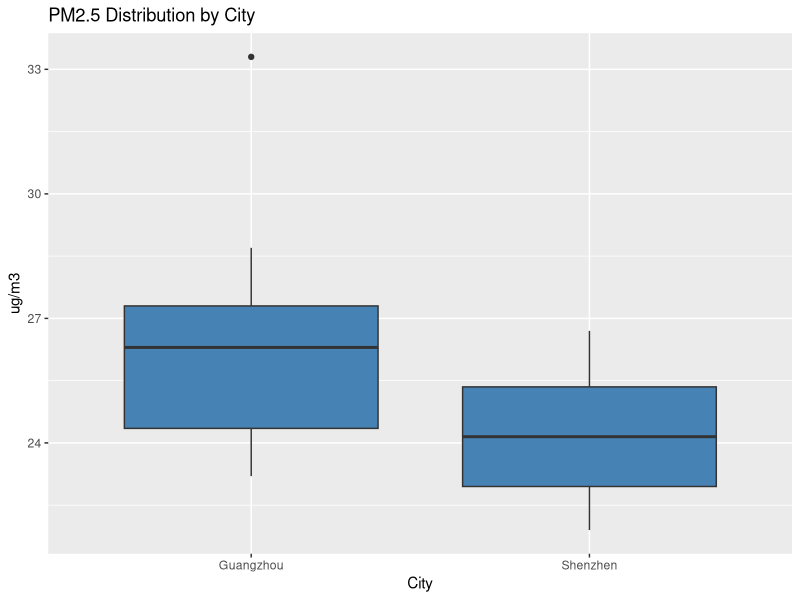
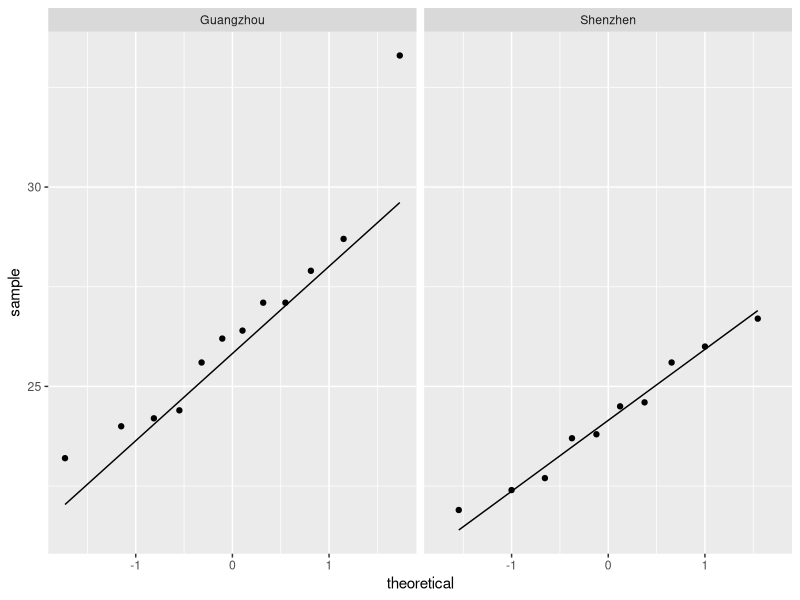

These figures' R source, in order:
## ---- chunk 1
library(ggpubr)
library(nortest)
library(ggplot2)
## ---- chunk 2
# Shenzhen 
SZ_PM2.5  <- c(25.6, 23.7, 21.9, 26.0, 24.5, 22.4, 26.7, 24.6, 22.7, 23.8)
SZ_n      <- length(SZ_PM2.5)
SZ_sigma  <- 2.0

# Guangzhou
GZ_PM2.5  <- c(27.1, 24.2, 27.9, 33.3, 26.4, 28.7, 25.6, 23.2, 24.0, 27.1, 26.2, 24.4)
GZ_n      <- length(GZ_PM2.5)
GZ_sigma  <- 3.0

# Make data frame
PM2.5_data <- data.frame(PM2.5 = c(SZ_PM2.5, GZ_PM2.5),
                         City = c(rep("Shenzhen",SZ_n),rep("Guangzhou",GZ_n)))

# Compare boxplots
PM2.5_data %>% 
  ggplot(aes(x=as.character(City), y=PM2.5)) +
  geom_boxplot(fill="steelblue") +
  labs(title="PM2.5 Distribution by City", x="City", y="ug/m3")

# Check normality qqplot
PM2.5_data %>% 
 ggplot(aes(sample = PM2.5)) + 
  geom_qq_line() + geom_qq() +
  facet_wrap(~ City)

# Check normality Shapiro-Wilk test
shapiro.test(SZ_PM2.5)
shapiro.test(GZ_PM2.5)

# Sample difference
mean(SZ_PM2.5) - mean(GZ_PM2.5)

# Get Z-ratio
Z        <- (mean(SZ_PM2.5) - mean(GZ_PM2.5)) / 
            sqrt( SZ_sigma^2/SZ_n + GZ_sigma^2/GZ_n )

# Find the two-side p-value
# The pnorm function gives the Cumulative Distribution Function (CDF) 
# of the Normal distribution in R, which is the probability that 
# the variable takes a value lower or equal to a threshold (here |Z|).
P_value   <- (1-pnorm(abs(Z), mean=0, sd=1))*2

print(P_value)
## ---- chunk 3

# Shenzhen 
SZ_PM2.5  <- c(25.6, 23.7, 21.9, 26.0, 24.5, 22.4, 26.7, 24.6, 22.7, 23.8)

# Guangzhou
GZ_PM2.5  <- c(27.1, 24.2, 27.9, 33.3, 26.4, 28.7, 25.6, 23.2, 24.0, 27.1, 26.2, 24.4)

# Sample difference
mean(SZ_PM2.5) - mean(GZ_PM2.5)

# Get sample size, degrees of freedom, and sd
n1        <- length(SZ_PM2.5)
df1       <- n1 - 1
sd1       <- sd(SZ_PM2.5)

n2        <- length(GZ_PM2.5)
df2       <- n2 - 1
sd2       <- sd(GZ_PM2.5)

# SE of the difference
SE        <- sqrt( (df1*sd1^2 + df2*sd2^2)/(df1+df2) * (n1+n2)/(n1*n2) )

# Get t-ratio
t         <- (mean(SZ_PM2.5) - mean(GZ_PM2.5))/SE

# Find the two-side p-value
# The pt function gives the Cumulative Distribution Function (CDF) 
# of the Student's t distribution in R, which is the probability that 
# the variable takes a value lower or equal to a threshold (here |t|).
P_value  <- (1-pt(abs(t), df=df1+df2))*2

print(P_value)
## ---- chunk 4

# Shenzhen 
SZ_PM2.5  <- c(25.6, 23.7, 21.9, 26.0, 24.5, 22.4, 26.7, 24.6, 22.7, 23.8)

# Guangzhou
GZ_PM2.5  <- c(27.1, 24.2, 27.9, 33.3, 26.4, 28.7, 25.6, 23.2, 24.0, 27.1, 26.2, 24.4)

# Call t.test function
# Here we compare the sample average with a known mean (70)
# Since H1 states a less PM2.5 value in Shenzhen, 
# we need to compute the one-side p-value
t.test(SZ_PM2.5, GZ_PM2.5, alternative="two.sided", var.equal=T)
